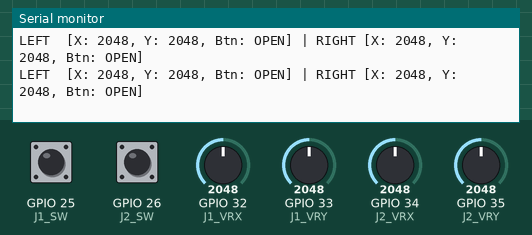
The sketch below on a simulated ESP32. On the bench: the last lines printed to the serial monitor. The test bench sets the inputs (shaded band); at power-on: GPIO 25 (J1_SW) HIGH, GPIO 26 (J2_SW) HIGH, GPIO 32 (J1_VRX) = 2048, GPIO 33 (J1_VRY) = 2048, GPIO 34 (J2_VRX) = 2048, GPIO 35 (J2_VRY) = 2048.

Above: at 1.2 s.
1.3 s: GPIO 25 (J1_SW) pulled LOW for 0.15 s
At 1.32 s:
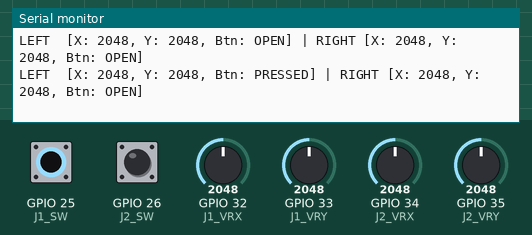
2.9 s: GPIO 26 (J2_SW) pulled LOW for 0.15 s
At 2.95 s:
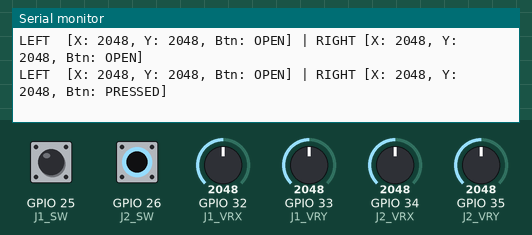
4.5 s: GPIO 32 (J1_VRX) set to 2866
At 4.57 s:
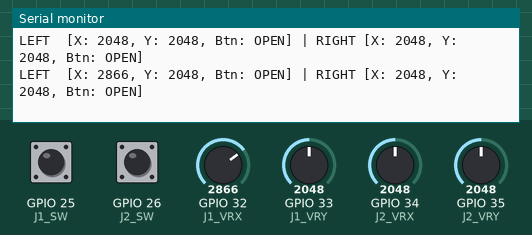
6.0 s: GPIO 33 (J1_VRY) set to 2866
At 6.09 s:
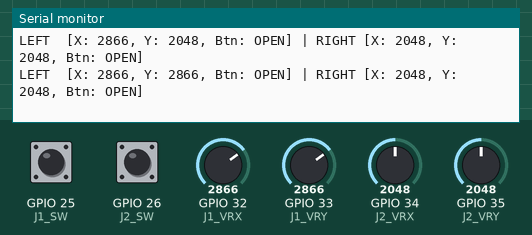
7.5 s: GPIO 34 (J2_VRX) set to 2866
At 7.51 s:
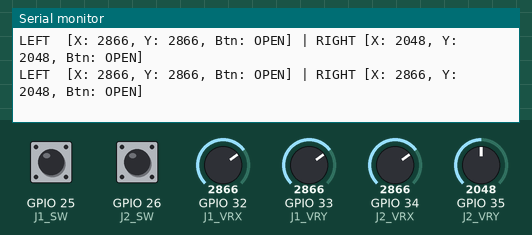
9.0 s: GPIO 35 (J2_VRY) set to 2866
At 9.03 s:
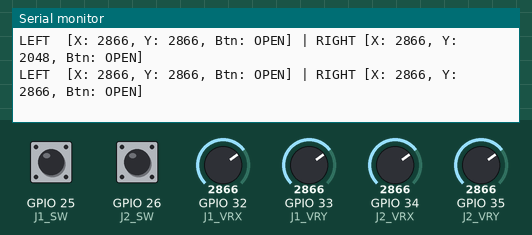

Measured:
- after the input at 1.3 s, the serial monitor: prints a new line at once (image 1)
- after the input at 2.9 s, the serial monitor: prints a new line at once (image 2)
- after the input at 4.5 s, the serial monitor: prints a new line after 0.07 s (image 3)
- after the input at 6.0 s, the serial monitor: prints a new line after 0.09 s (image 4)
- after the input at 7.5 s, the serial monitor: prints a new line at once (image 5)
- after the input at 9.0 s, the serial monitor: prints a new line at once (image 6)

The sketch:

joystick_serial_monitor_test.ino
```cpp
// Joystick 1 (Left) Pins
const int J1_VRX = 32;
const int J1_VRY = 33;
const int J1_SW  = 25;

// Joystick 2 (Right) Pins
const int J2_VRX = 34;
const int J2_VRY = 35;
const int J2_SW  = 26;

void setup() {
  Serial.begin(115200);

  // Configure switch pins with internal pull-ups
  pinMode(J1_SW, INPUT_PULLUP);
  pinMode(J2_SW, INPUT_PULLUP);
}

void loop() {
  // Read analog axes (0 to 4095 on ESP32 12-bit ADC)
  int j1_x = analogRead(J1_VRX);
  int j1_y = analogRead(J1_VRY);
  int j2_x = analogRead(J2_VRX);
  int j2_y = analogRead(J2_VRY);

  // Read digital button states (LOW when pressed, HIGH when released)
  bool j1_pressed = digitalRead(J1_SW) == LOW;
  bool j2_pressed = digitalRead(J2_SW) == LOW;

  // Print results
  Serial.print("LEFT  [X: "); Serial.print(j1_x);
  Serial.print(", Y: "); Serial.print(j1_y);
  Serial.print(", Btn: "); Serial.print(j1_pressed ? "PRESSED" : "OPEN");

  Serial.print("] | RIGHT [X: "); Serial.print(j2_x);
  Serial.print(", Y: "); Serial.print(j2_y);
  Serial.print(", Btn: "); Serial.print(j2_pressed ? "PRESSED" : "OPEN");
  Serial.println("]");

  delay(100);
}
```
